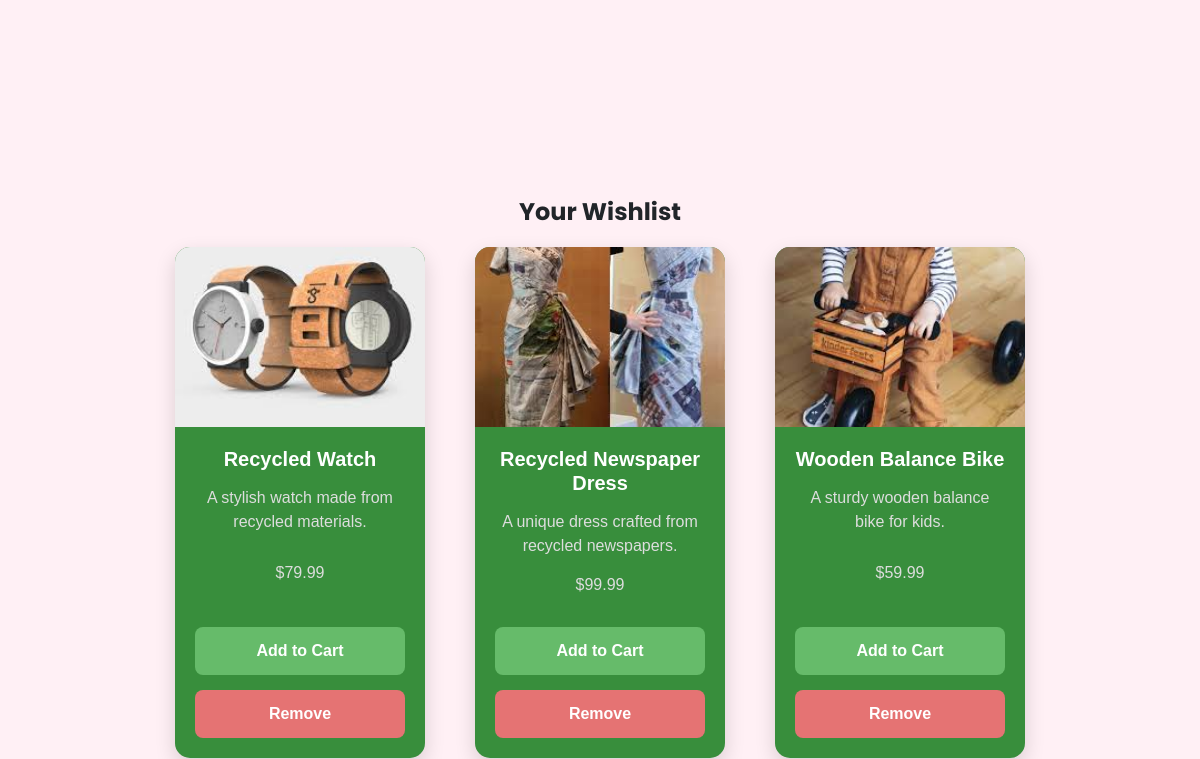
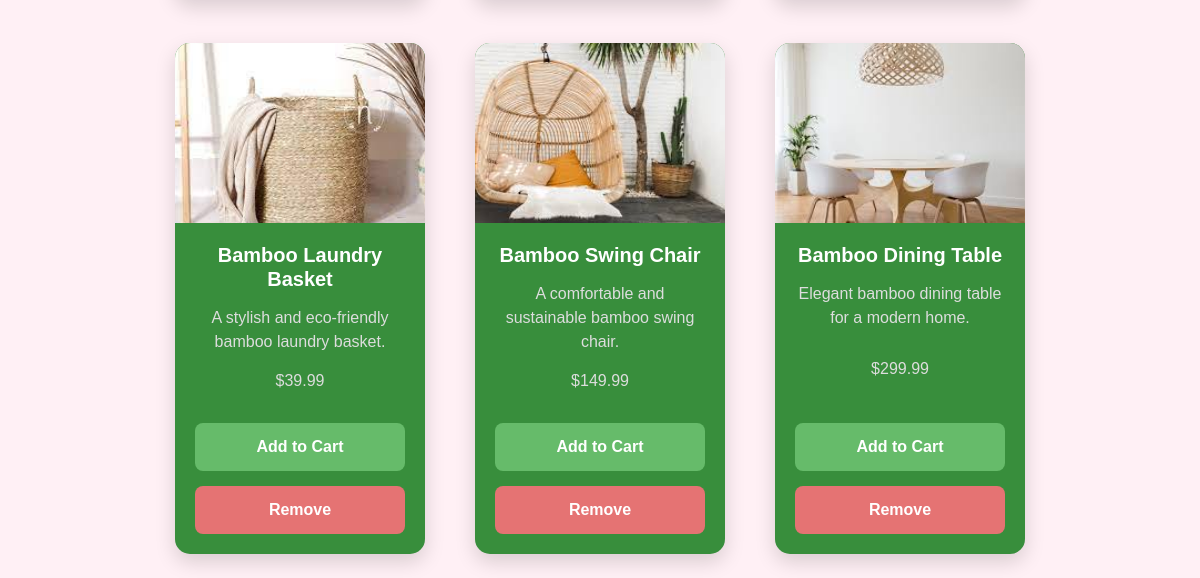
Page /wishlist/ (signed in) on the earlier database version (2 pictures, top to bottom).
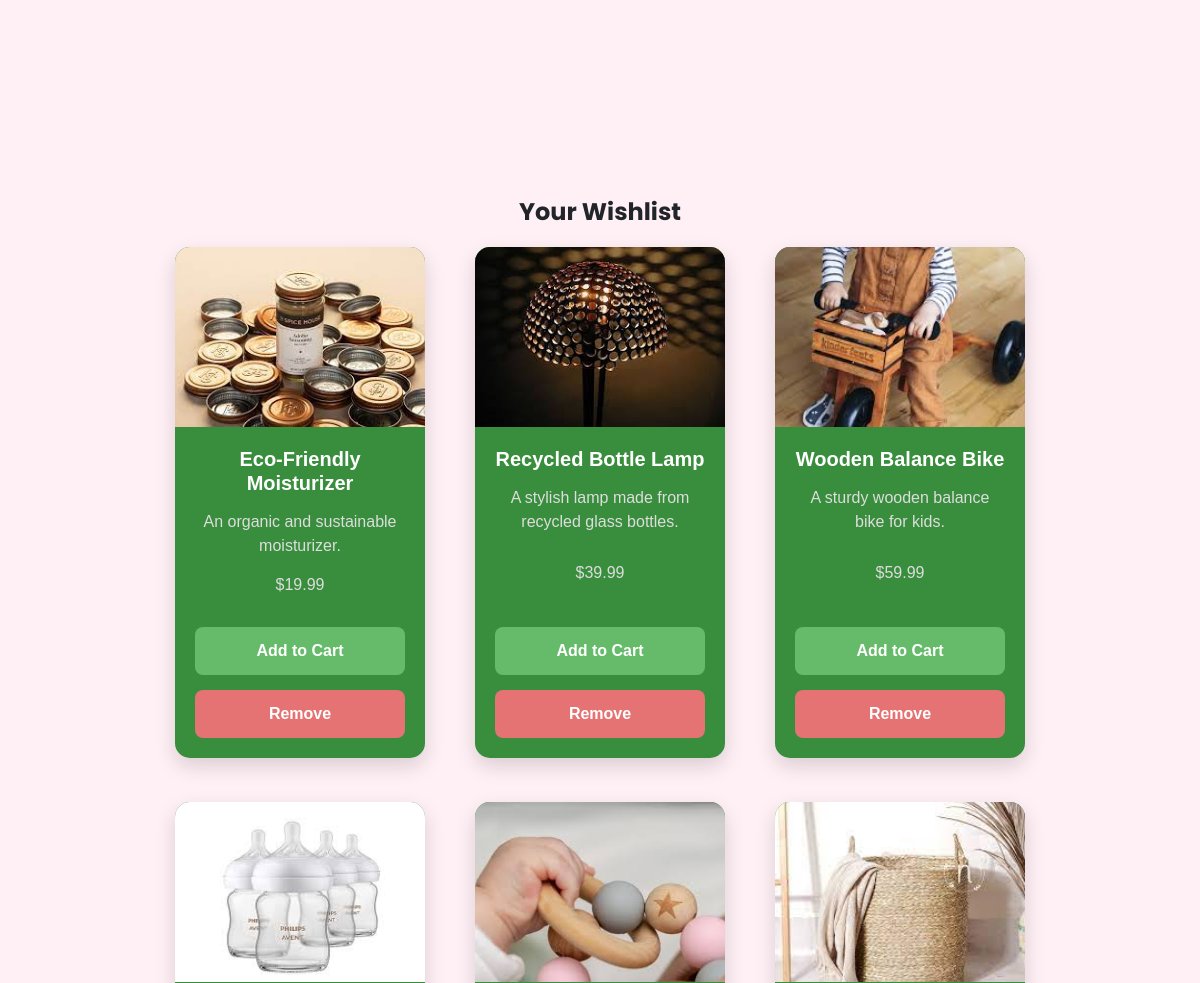
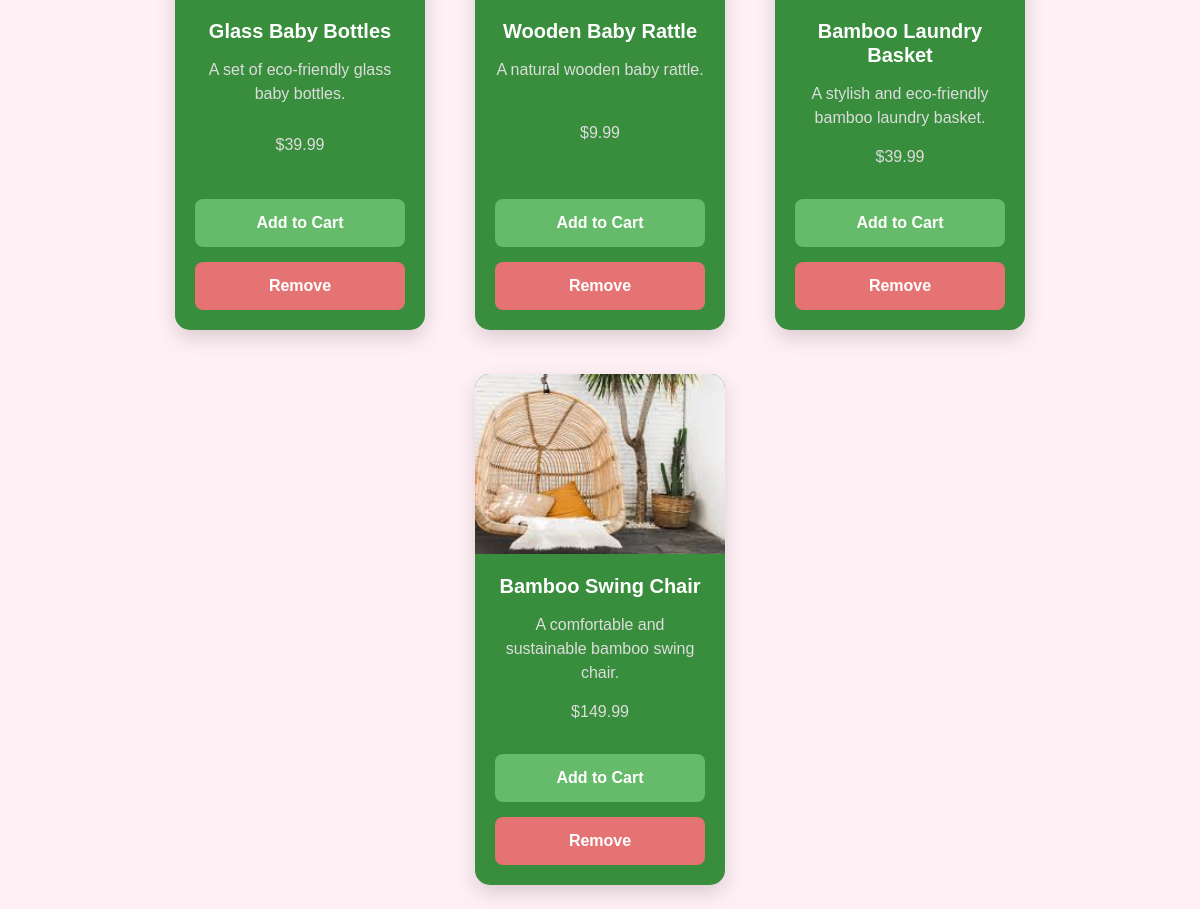
Same page on the later database version (2 pictures, top to bottom).
### marketplace/models.py (models this page shows, shortened)
class Product(models.Model):
    name = models.CharField(max_length=200)
    description = models.TextField()
    price = models.DecimalField(max_digits=10, decimal_places=2)
    image = models.ImageField(upload_to=get_upload_path)
    category = models.ForeignKey(Category, on_delete=models.CASCADE)
    carbon_emission = models.PositiveIntegerField(help_text="Carbon emission reduction percentage")
    environmental_impact = models.TextField()
    created_at = models.DateTimeField(auto_now_add=True)
    quantity = models.PositiveIntegerField(default=1)
    reward_points = models.DecimalField(max_digits=2, decimal_places=2, default=0)

### marketplace/views.py (the view)
# urls.py: path('wishlist/', wishlist, name='wishlist'),
@login_required
def wishlist(request):
    user_registration = request.user.userregistration
    wishlist_items = user_registration.wishlist.all()
    return render(request, 'marketplace/partials/wishlist_items.html', {'wishlist_items': wishlist_items})

### marketplace/templates/marketplace/partials/wishlist_items.html (shortened to what this page needs)
<!DOCTYPE html>
<html lang="en">
<head>
    {% load static %}
    <link href="https://stackpath.bootstrapcdn.com/bootstrap/4.5.2/css/bootstrap.min.css" rel="stylesheet">
    <link rel="stylesheet" href="{% static 'styles.css' %}">
    <link rel="stylesheet" href="https://cdnjs.cloudflare.com/ajax/libs/font-awesome/5.15.4/css/all.min.css">
</head>
<body>
    <div class="container mt-5">
        <h2 class="wishlist-header">Your Wishlist</h2>
        <div class="row wishlist-container">
            {% for product in wishlist_items %}
                <div class="col-md-4 wishlist-item" id="wishlist-item-{{ product.id }}">
                    <div class="card-wishlist mb-4">
                        <img src="{{ product.image.url }}" alt="{{ product.name }}" class="card-img-top">
                        <div class="card-body-wishlist">
                            <h5 class="card-title">{{ product.name }}</h5>
                            <p class="card-text">{{ product.description }}</p>
                            <p class="card-text">${{ product.price }}</p>
                            <a href="{% url 'add_to_cart_from_wishlist' product.id %}" class="btn btn-success">Add to Cart</a>
                            <a href="{% url 'remove_from_wishlist' product.id %}" class="btn btn-danger">Remove</a>
                        </div>
                    </div>
                </div>
            {% endfor %}
        </div>
    </div>
</body>
</html>

Differences in the rows shown:
no longer on this page (row edited): Product: image (picture), name "Recycled Watch", description "A stylish watch made from recycled materials.", price "79.99"
no longer on this page (row unchanged): Product: image (picture), name "Recycled Newspaper Dress", description "A unique dress crafted from recycled newspapers.", price "99.99"
no longer on this page (row unchanged): Product: image (picture), name "Bamboo Dining Table", description "Elegant bamboo dining table for a modern home.", price "299.99"
now on this page (row edited): Product: image (picture), name "Eco-Friendly Moisturizer", description "An organic and sustainable moisturizer.", price "19.99"
now on this page (row edited): Product: image (picture), name "Recycled Bottle Lamp", description "A stylish lamp made from recycled glass bottles.", price "39.99"
now on this page (row edited): Product: image (picture), name "Glass Baby Bottles", description "A set of eco-friendly glass baby bottles.", price "39.99"
now on this page (row unchanged): Product: image (picture), name "Wooden Baby Rattle", description "A natural wooden baby rattle.", price "9.99"
